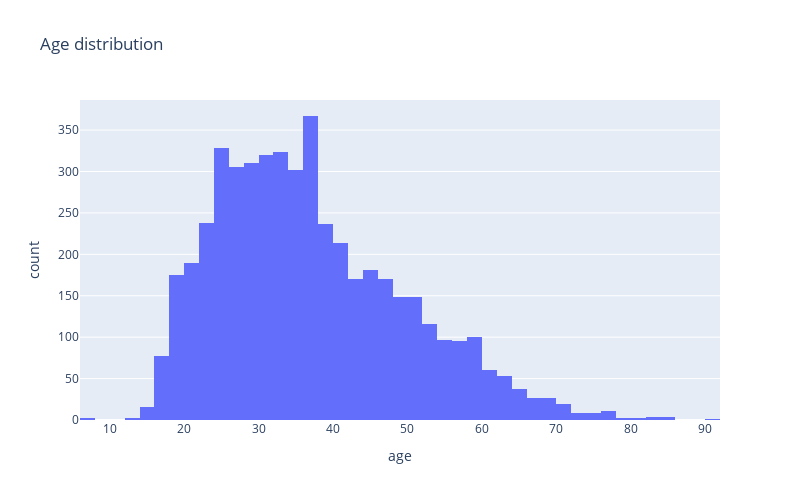

Notebook code cell kept with this figure:
### Code cell
fig = px.histogram(
    death_case, 
    "age", 
    nbins=80, 
    title ='Age distribution', 
    width=800,
    height=500
)

fig.show()

### Figure 1 — Plotly figure (JSON) as saved in the notebook; plotly's stock layout.template omitted (floating-point values rounded to 4 significant figures; data arrays with more than 128 entries replaced by an {"elided": "..."} marker saying what was removed)
{"data": [{"alignmentgroup": "True", "bingroup": "x", "hovertemplate": "age=%{x}<br>count=%{y}<extra></extra>", "legendgroup": "", "marker": {"color": "#636efa"}, "name": "", "nbinsx": 80, "offsetgroup": "", "orientation": "v", "showlegend": false, "type": "histogram", "x": {"elided": "4895 float values"}, "xaxis": "x", "yaxis": "y"}], "layout": {"barmode": "relative", "height": 500, "legend": {"tracegroupgap": 0}, "title": {"text": "Age distribution"}, "width": 800, "xaxis": {"anchor": "y", "domain": [0, 1], "title": {"text": "age"}}, "yaxis": {"anchor": "x", "domain": [0, 1], "title": {"text": "count"}}}}
